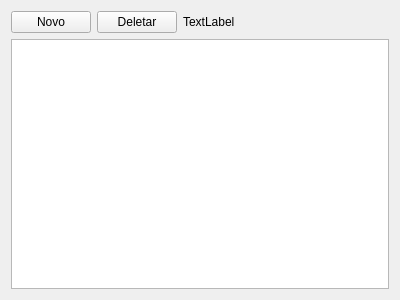
<?xml version="1.0" encoding="UTF-8"?>
<ui version="4.0">
 <class>CadastroProduto</class>
 <widget class="QWidget" name="CadastroProduto">
  <property name="geometry">
   <rect>
    <x>0</x>
    <y>0</y>
    <width>400</width>
    <height>300</height>
   </rect>
  </property>
  <property name="windowTitle">
   <string>Form</string>
  </property>
  <layout class="QGridLayout" name="gridLayout">
   <item row="1" column="0">
    <widget class="QTableView" name="tableView"/>
   </item>
   <item row="0" column="0">
    <layout class="QHBoxLayout" name="horizontalLayout">
     <item>
      <widget class="QPushButton" name="pushButton">
       <property name="text">
        <string>Novo</string>
       </property>
      </widget>
     </item>
     <item>
      <widget class="QPushButton" name="pushButton_2">
       <property name="text">
        <string>Deletar</string>
       </property>
      </widget>
     </item>
     <item>
      <widget class="QLabel" name="label">
       <property name="text">
        <string>TextLabel</string>
       </property>
      </widget>
     </item>
     <item>
      <spacer name="horizontalSpacer">
       <property name="orientation">
        <enum>Qt::Horizontal</enum>
       </property>
       <property name="sizeHint" stdset="0">
        <size>
         <width>40</width>
         <height>20</height>
        </size>
       </property>
      </spacer>
     </item>
    </layout>
   </item>
  </layout>
 </widget>
 <resources/>
 <connections/>
</ui>
